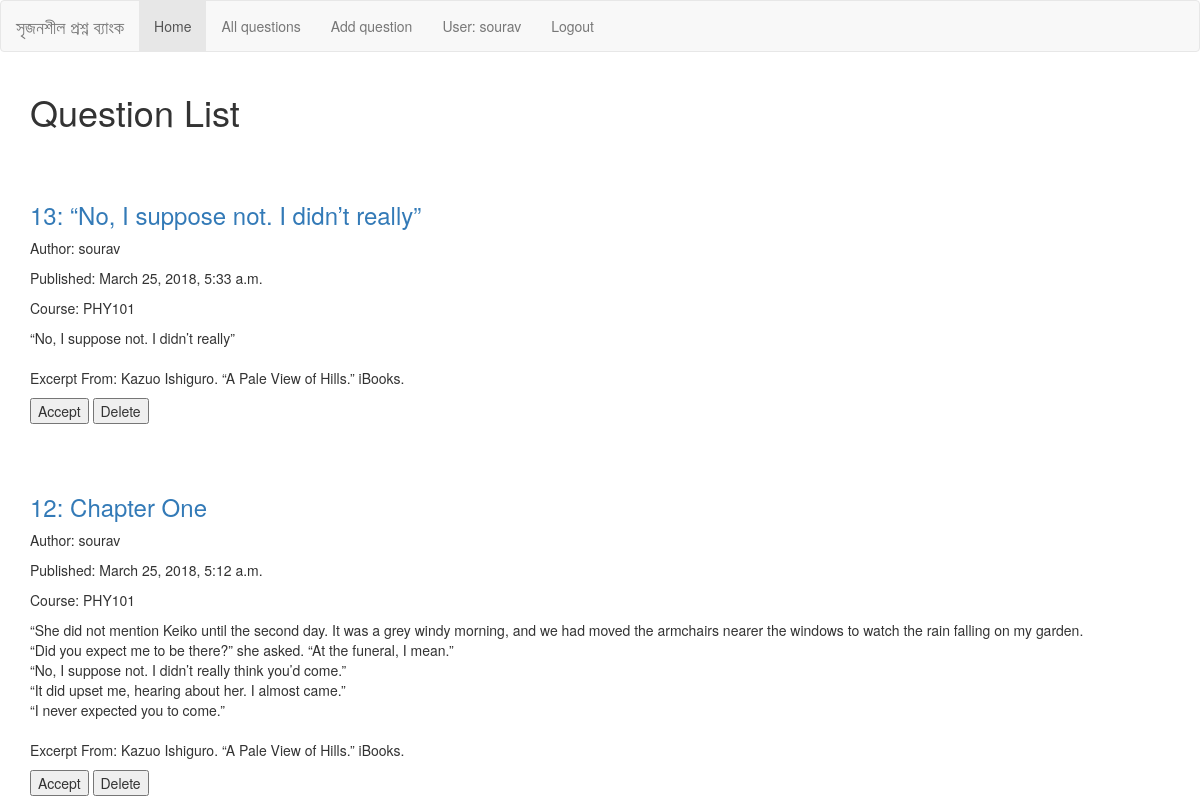
Page /qb_admin/ (signed in) on the committed database.
### add_content/models.py (models this page shows, shortened)
class Question(models.Model):
    question_name = models.TextField(max_length=300, null=True)
    question_text = models.TextField(max_length=3000)
    user = models.ForeignKey(
        settings.AUTH_USER_MODEL,
        on_delete=models.CASCADE,
        null=True,
    )
    pub_date = models.DateTimeField("Date published")
    STATUS_CHOICES = (
        (ACCEPTED, "Accepted"),
        (PENDING, "Pending"),
        (DISCARDED, "Discarded"),
        (OUTDATED, "Outdated"),
        (USED, "Used"),
        (DELETED, "Deleted"),
    )
    status = models.CharField(
        max_length=9,
        choices=STATUS_CHOICES,
        default=PENDING,
        null=True,
    )
    course = models.ForeignKey(
        Course,
        on_delete=models.CASCADE,
        null=True,
    )
    chapter = models.ForeignKey(
        Chapter,
        on_delete=models.CASCADE,
        null=True,
    )
    difficulty = models.TextField(max_length=20, null=True)
    category = models.TextField(max_length=20, null=True)
    medium = models.TextField(max_length=20, null=True)

class Course(models.Model):
    course_code = models.CharField(max_length=10)
    class_no = models.CharField(max_length=10)
    subject = models.CharField(max_length=10)
    def __str__(self):
        return self.course_code

### qb_admin/views.py (the view)
# urls.py: path('', views.IndexView.as_view(), name='index'),
class IndexView(LoginRequiredMixin, generic.ListView):
    template_name = 'qb_admin/index.html'
    context_object_name = 'latest_question_list'
    def get_queryset(self):
        user_detail = UserDetail.objects.get(user=self.request.user)
        user_group = user_detail.user_group
        user_access = RoleTable.objects.filter(
            user_group=user_group,
            access_name="ACC_PENDING_QUESTION"
        )
        if not user_access:
            return Question.objects.none()
        """Return the last five published questions."""
        return Question.objects.order_by('-pub_date')

### qb_admin/templates/qb_admin/index.html (shortened to what this page needs)
{% extends "base_generic.html" %}
{% block content %}
{% if user.is_authenticated %}
    <h1>Question List</h1>
    {% if latest_question_list %}
        {% for question in latest_question_list %}
            {% if question.status == "PENDING" %}
                <br><br>
                <h3><a href="{% url 'questions:detail' question.id %}">
                    {{ question.id }}: {{question.question_name}}</a></h3>
                <p>Author: {{ question.user }}</p>
                <p>Published: {{ question.pub_date }}</p>
                <p>Course: {{ question.course }}</p>
                <p>{{ question.question_text|linebreaksbr }}</p>
                <p><form action={{question.id}} method="post">
                    <input type="submit" name="question_accept" value="Accept" />
                    <input type="submit" name="question_delete" value="Delete" />
                    </form></p>
            {% endif %}
        {% endfor %}
    {% else %}
        <p>No polls are available.</p>
    {% endif %}
{% else %}
    <p>Sorry, You cannot see this page.</p>
{% endif %}
{% endblock %}

### add_content/templates/base_generic.html (shortened to what this page needs)
<!DOCTYPE html>
<html lang="en">
<head>
  <link rel="stylesheet" href="https://maxcdn.bootstrapcdn.com/bootstrap/3.3.7/css/bootstrap.min.css">
  {% load static %}
  <link rel="stylesheet" href="/static/css/styles.css">
</head>
<body>
  {% block navbar %}
  <nav class="navbar navbar-default">
    <div class="container-fluid">
      <div class="navbar-header">
        <a class="navbar-brand" href="#">সৃজনশীল প্রশ্ন ব্যাংক</a>
      </div>
      <ul class="nav navbar-nav">
        <li class="active"><a href="{% url 'questions:index' %}">Home</a></li>
        <li><a href="#">All questions</a></li>
        <li><a href="{% url 'questions:add_question' %}">Add question</a></li>
        {% if user.is_authenticated %}
        <li><a href="{% url 'questions:profile' %}">User: {{ user.get_username }}</a></li>
        <li><a href="{% url 'logout'%}">Logout</a></li>
        {% else %}
        <li><a href="{% url 'login'%}">Login</a></li>
        {% endif %}
      </ul>
    </div>
  </nav>
  {% endblock %}
  <div class="container">
    {% block content %}{% endblock %}
  </div>
</body>
</html>

### rows in the picture
Question: id "13", question_name "“No, I suppose not. I didn’t really”", user "sourav", pub_date "March 25, 2018, 5:33 a.m.", course "PHY101", question_text "“No, I suppose not. I didn’t really” Excerpt From: Kazuo Ishiguro. “A Pale View of Hills.” iBooks."
Question: id "12", question_name "Chapter One", user "sourav", pub_date "March 25, 2018, 5:12 a.m.", course "PHY101", question_text "“She did not mention Keiko until the second day. It was a grey windy morning, and we had moved the armchairs nearer the windows to watch the rain falling on my garden. “Did you expect me to be there?” she asked. “At the funeral, I mean.” “No, I suppose not. I didn’t really think you’d come.” “It did upset me, hearing about her. I almost came.” “I never expected you to come.” Excerpt From: Kazuo Ishiguro. “A Pale View of Hills.” iBooks."

### other values in the picture
{{ user.get_username }} "sourav"
